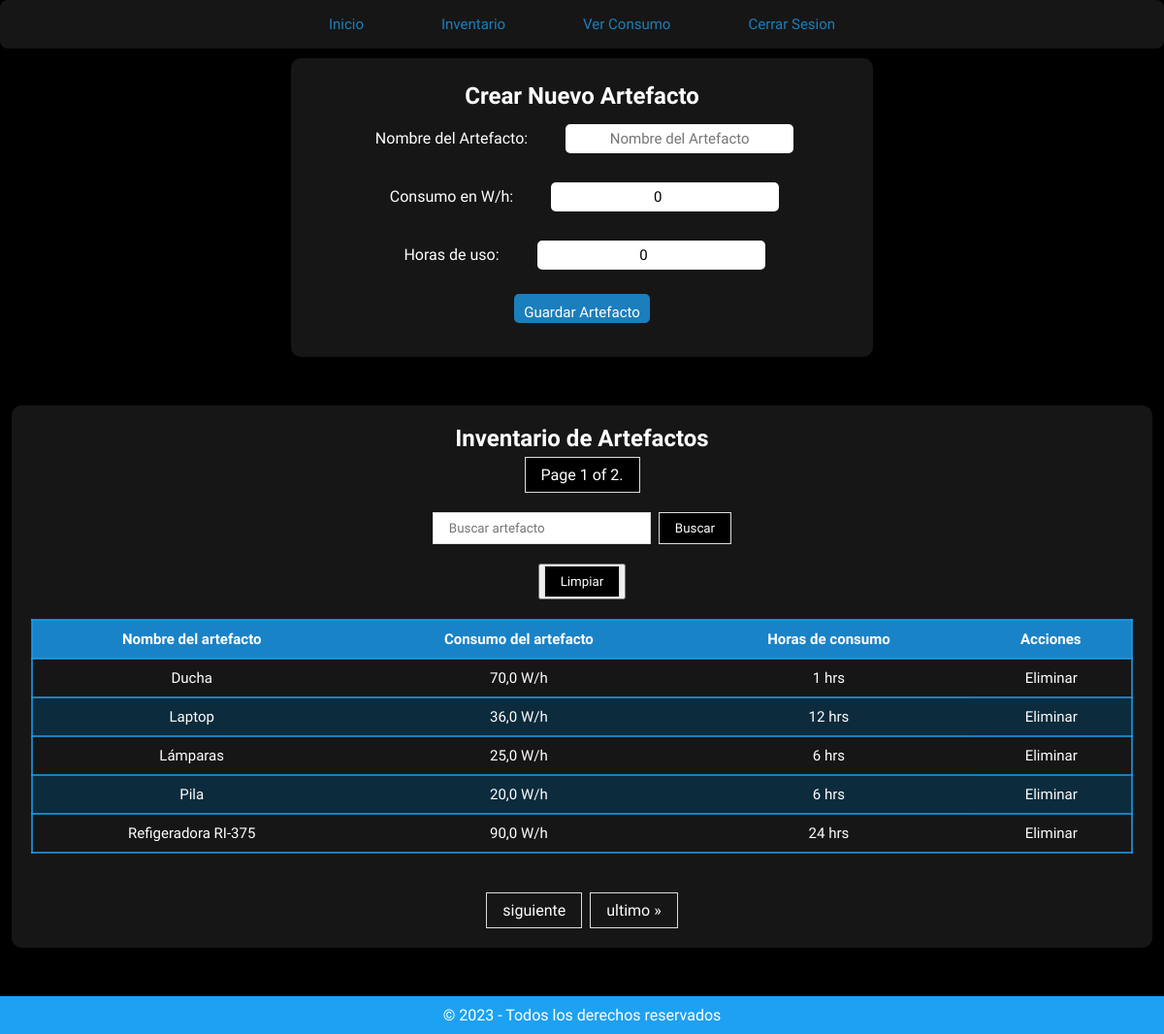
Page /paginaUsuario/inventario/artefactos/ (signed in) on the earlier database version.
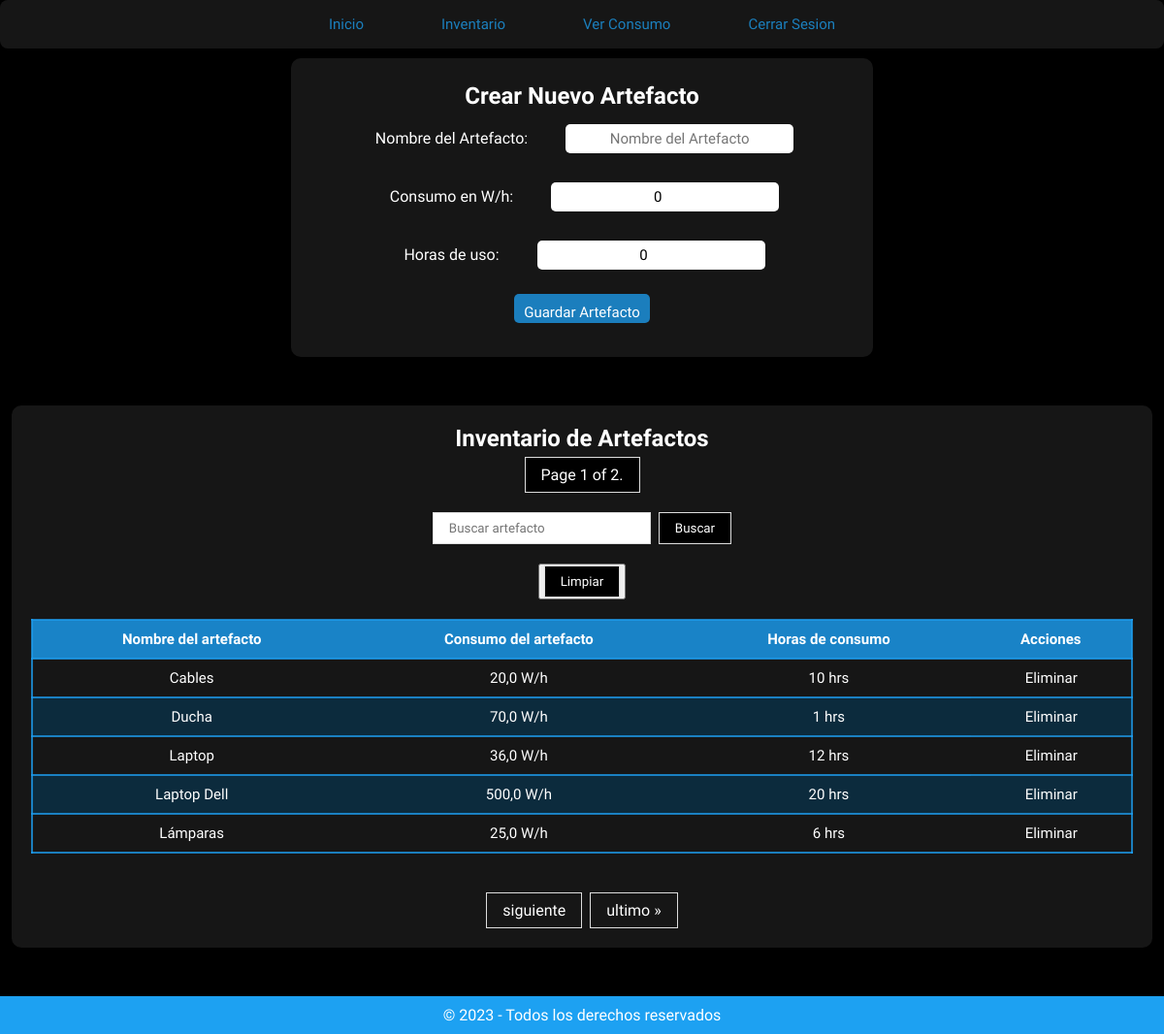
Same page on the later database version.
### energy/models.py (models this page shows, shortened)
class Artefacto(models.Model):
    user = models.ForeignKey(User, on_delete=models.CASCADE)
    nombre_artefacto = models.CharField(max_length=20)
    consumo_wh = models.FloatField(default=0)
    horas_de_uso = models.PositiveIntegerField(default=0)

### energy/views.py (the view, shortened to what this page needs)
# urls.py: path('paginaUsuario/inventario/artefactos/', artefacto, name="artefacto"),
def artefacto(request):
    if request.user.is_anonymous:
        return redirect('home')
    if request.user.is_authenticated:
        artefacto = Artefacto.objects.filter(user=request.user)
        if request.method == 'GET':
            form = ArtefactoForm()
            artefacto = artefacto.order_by('nombre_artefacto')
            paginacion_artefacto = Paginator(artefacto, 5)
            numero_pagina = request.GET.get('page')
            artefacto = paginacion_artefacto.get_page(numero_pagina)
            return render(request, 'energy/home/artefacto.html', {
                'form': form,
                'artefacto': artefacto,
                'filtrar_artefacto': FiltrarArtefactoForm
            })
        return render(request, 'energy/home/artefacto.html', {
            'eliminar': eliminar_artefacto,
            'ver_todo': Artefacto.objects.filter(user=request.user),
            })

### energy/forms.py
class ArtefactoForm(forms.ModelForm):
    class Meta:
        model = Artefacto
        fields = ('nombre_artefacto', 'consumo_wh', 'horas_de_uso')
        widgets = {
            'nombre_artefacto': forms.TextInput(
                attrs={
                    'placeholder': 'Nombre del Artefacto'
                }
            ),
            'consumo_wh': forms.NumberInput(
                attrs={
                    'placeholder': 'Consumo en W/h'
                }
            ),
            'horas_de_uso': forms.NumberInput(
                attrs={
                    'placeholder': 'Horas de uso'
                }
            )
        }
        labels = {
            'nombre_artefacto': 'Nombre del Artefacto',
            'consumo_wh': 'Consumo en W/h',
            'horas_de_uso': 'Horas de uso',
        }

### energy/templates/energy/home/artefacto.html (shortened to what this page needs)
{% load static %}
<!DOCTYPE html>
<html lang="en">
<head>
    <link rel="stylesheet" href="{% static 'energy/css/artefacto.css' %}">
</head>
<body>
     <nav class="menu">
                <a href="{% url 'paginaUsuario' %}">Inicio</a>
                <a href="{% url 'inventario' %}">Inventario</a>
                <a href="{% url 'proyecciones' %}">Ver Consumo</a>
                <a href="{% url 'cerrarSesion' %}">Cerrar Sesion</a>
     </nav>
<section class="formCrearArtefactos">
    <h2>Crear Nuevo Artefacto</h2>
    <form method="post" action="{% url 'artefacto' %}">
      {{ form.as_p }}
      <button type="submit">Guardar Artefacto</button>
    </form>
</section>
<section class="tablaDeLosArtefactos">
<h2>Inventario de Artefactos</h2>
 <span class="current">
            Page {{ artefacto.number }} of {{ artefacto.paginator.num_pages }}.
 </span>
<form method="post" class="filtrar_artefacto">
    {{ filtrar_artefacto.nombre_artefacto }}
    <button type="submit"> Buscar</button>
</form>
<button type="submit" class="ver_todo"><a href="{% url 'artefacto' %}">Limpiar</a></button>
<table>
  <tr>
    <th>Nombre del artefacto</th>
    <th>Consumo del artefacto</th>
    <th>Horas de consumo</th>
    <th>Acciones</th>
  </tr>
  {% for artefactoList in artefacto %}
    <tr>
        <td>{{ artefactoList.nombre_artefacto }}</td>
        <td>{{ artefactoList.consumo_wh }} W/h</td>
        <td>{{ artefactoList.horas_de_uso }} hrs</td>
        <td class="acciones">
        <form method="post" action="{% url 'eliminarArtefacto' artefactoList.id %}">
          <button type="submit">Eliminar</button>
        </form>
        </td>
    </tr>
  {% endfor %}
</table>
<div class="pagination">
    <span class="step-links">
        {% if artefacto.has_next %}
            <a href="?page={{ artefacto.next_page_number }}">siguiente</a>
            <a href="?page={{ artefacto.paginator.num_pages }}">ultimo &raquo;</a>
        {% endif %}
    </span>
</div>
</section>
<footer>
        <p>&copy; 2023 - Todos los derechos reservados</p>
    </footer>
</body>
</html>

Differences in the rows shown:
no longer on this page (row unchanged): Artefacto: nombre_artefacto "Pila", consumo_wh "20,0", horas_de_uso "6"
no longer on this page (row unchanged): Artefacto: nombre_artefacto "Refigeradora RI-375", consumo_wh "90,0", horas_de_uso "24"
added Artefacto: nombre_artefacto "Cables", consumo_wh "20,0", horas_de_uso "10"
added Artefacto: nombre_artefacto "Laptop Dell", consumo_wh "500,0", horas_de_uso "20"
